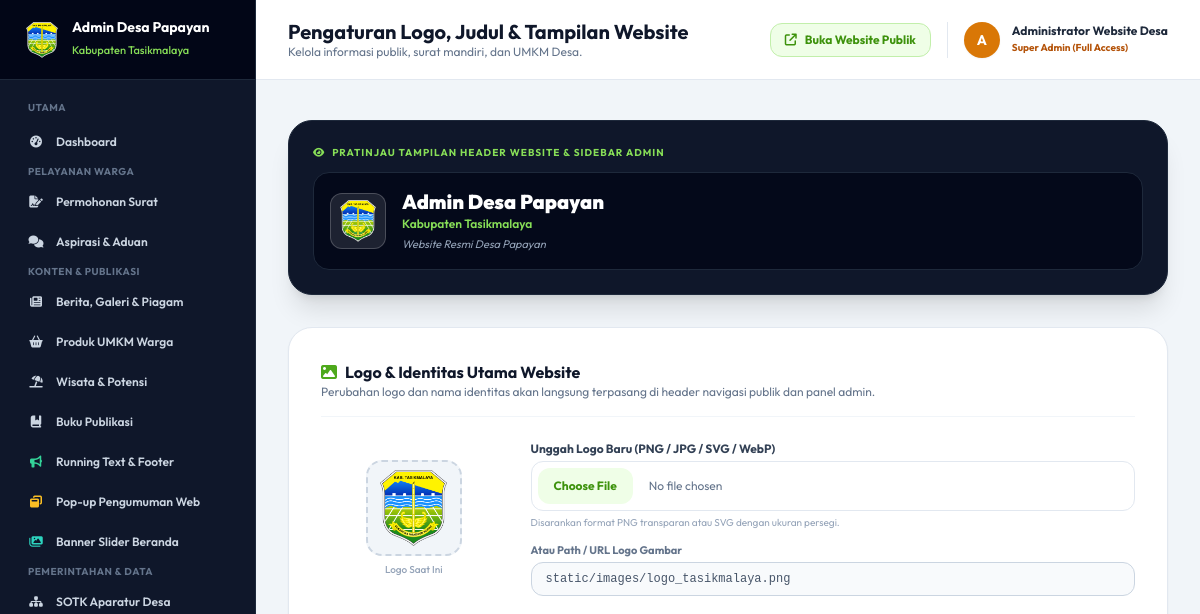
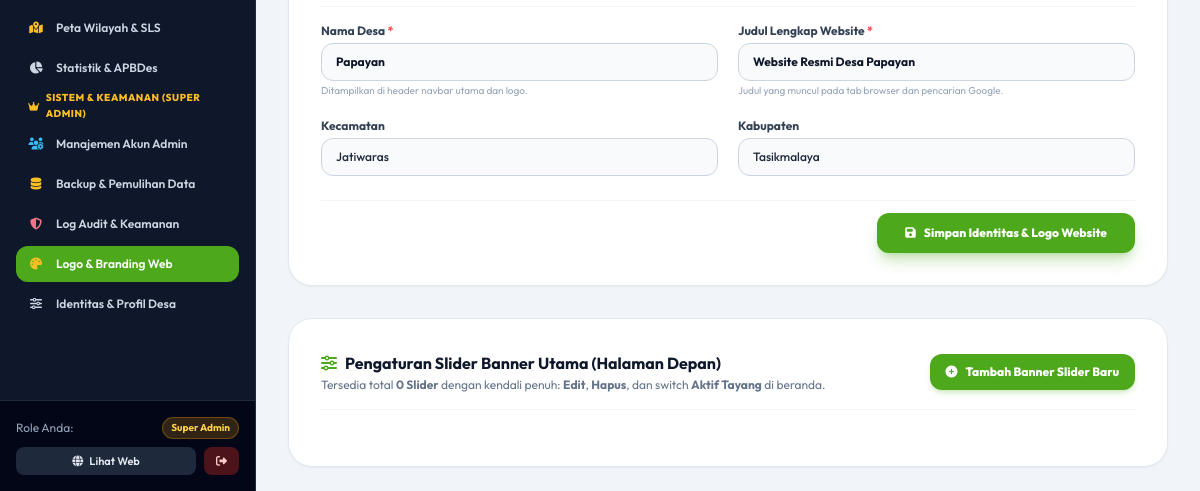
The app's page /admin/branding (signed in), older data (2 pictures, top to bottom).
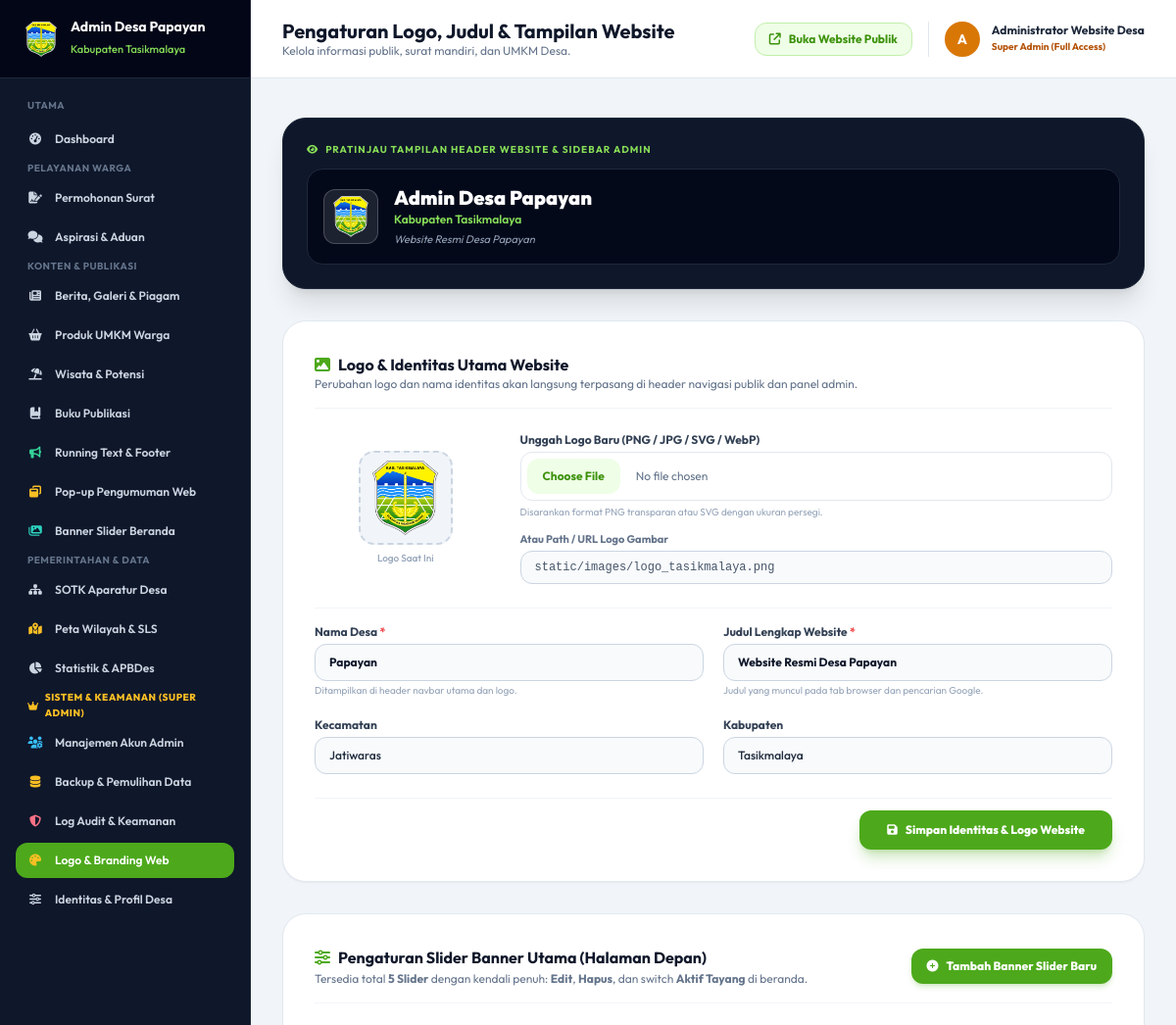
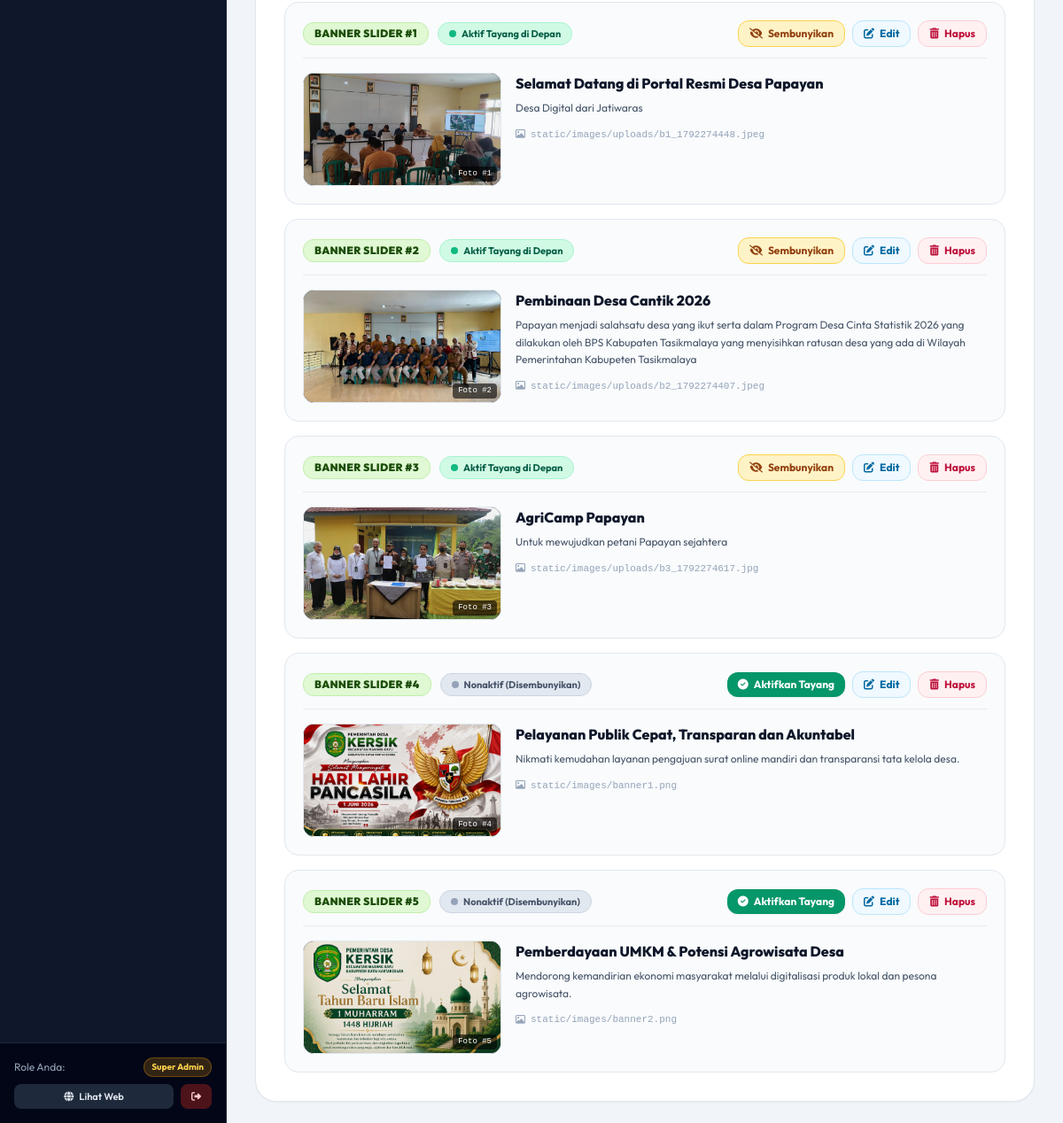
The same page, newer data (2 pictures, top to bottom).
### tables this page shows
CREATE TABLE banner_slider (
    id INTEGER PRIMARY KEY AUTOINCREMENT,
    judul TEXT NOT NULL,
    deskripsi TEXT,
    gambar TEXT,
    urutan INTEGER DEFAULT 1,
    is_active INTEGER DEFAULT 1,
    created_at TIMESTAMP DEFAULT CURRENT_TIMESTAMP
);

### app.py (the view, shortened to what this page needs)
@app.route('/admin/branding', methods=['GET', 'POST'])
@superadmin_required
def admin_branding():
    conn = get_db()
    cursor = conn.cursor()
    cursor.execute("SELECT * FROM profil_desa WHERE id = 1")
    profil = dict(cursor.fetchone() or {})
    cursor.execute("SELECT * FROM banner_slider ORDER BY urutan ASC, id ASC")
    sliders = [dict(row) for row in cursor.fetchall()]
    conn.close()
    return render_template('admin/branding.html', profil=profil, sliders=sliders)

### app.py (called while the page is built, shortened)
@app.before_request
def track_visitor_hit():
    if request.method == 'GET' and not (
        request.path.startswith('/static') or
        request.path.startswith('/admin') or
        request.path.startswith('/api')
    ):
        try:
            record_visitor_hit()
        except Exception:
            pass

def superadmin_required(f):
    @wraps(f)
    def decorated_function(*args, **kwargs):
        if 'user_id' not in session:
            flash('Silakan login terlebih dahulu.', 'warning')
            return redirect(url_for('admin_login'))
        return f(*args, **kwargs)
    return decorated_function

### database.py (called while the page is built)
def get_db():
    conn = sqlite3.connect(DB_PATH)
    conn.row_factory = sqlite3.Row
    return conn

### security_engine.py (called while the page is built, shortened)
def get_client_ip():
    forwarded = request.headers.get('X-Forwarded-For')
    if forwarded:
        return forwarded.split(',')[0].strip()
    return request.headers.get('X-Real-IP', request.remote_addr or '127.0.0.1')

    def _cleanup(self, now):
        if now - self._last_cleanup < 60:
            return

### templates/admin/branding.html (shortened to what the changed rows need)
{% extends "base_admin.html" %}
{% block header_title %}Pengaturan Logo, Judul & Tampilan Website{% endblock %}
{% block content %}
<div class="space-y-8 max-w-5xl">
  <div id="section-slider" class="bg-white rounded-3xl border border-slate-200 p-6 sm:p-8 shadow-sm space-y-6">
    <div class="pb-4 border-b border-slate-100 flex flex-col sm:flex-row sm:items-center sm:justify-between gap-4">
      <div>
        <p class="text-xs text-slate-500 mt-0.5">
          Tersedia total <strong>{{ sliders|length }} Slider</strong> dengan kendali penuh: <strong>Edit</strong>, <strong>Hapus</strong>, dan switch <strong>Aktif Tayang</strong> di beranda.
        </p>
      </div>
    </div>
    <div class="space-y-4">
      {% for s in sliders %}
      <div class="p-5 bg-slate-50/80 hover:bg-white rounded-2xl border border-slate-200 transition space-y-4 shadow-xs">
        <div class="flex flex-wrap items-center justify-between gap-3 pb-3 border-b border-slate-200/80">
          <div class="flex items-center gap-2.5">
            <span class="px-3 py-1 rounded-xl text-xs font-black bg-brand-100 text-brand-900 border border-brand-200 tracking-wide">
              BANNER SLIDER #{{ s.urutan or loop.index }}
            </span>
            {% if s.is_active == 1 %}
            <span class="inline-flex items-center gap-1.5 px-3 py-1 rounded-full text-[11px] font-bold bg-emerald-100 text-emerald-800 border border-emerald-200">
              <span class="w-2 h-2 rounded-full bg-emerald-500 animate-pulse"></span>
              Aktif Tayang di Depan
            </span>
            {% else %}
            <span class="inline-flex items-center gap-1.5 px-3 py-1 rounded-full text-[11px] font-bold bg-slate-200 text-slate-600 border border-slate-300">
              <span class="w-2 h-2 rounded-full bg-slate-400"></span>
              Nonaktif (Disembunyikan)
            </span>
            {% endif %}
          </div>
          <div class="flex items-center gap-2">
            <form method="POST" action="{{ url_for('admin_banner_slider_toggle', id=s.id) }}" class="inline">
              <button type="submit" class="px-3 py-1.5 rounded-xl text-xs font-bold transition flex items-center gap-1.5 {% if s.is_active == 1 %}bg-amber-100 hover:bg-amber-200 text-amber-800 border border-amber-300{% else %}bg-emerald-600 hover:bg-emerald-700 text-white shadow-sm{% endif %}" title="{% if s.is_active == 1 %}Nonaktifkan banner ini dari halaman depan{% else %}Aktifkan banner ini agar tayang di halaman depan{% endif %}">
                <i class="fa-solid {% if s.is_active == 1 %}fa-eye-slash{% else %}fa-circle-check{% endif %}"></i>
                <span>{% if s.is_active == 1 %}Sembunyikan{% else %}Aktifkan Tayang{% endif %}</span>
              </button>
            </form>
            <button type="button" onclick="openModalEditSlider({{ s.id }})" class="px-3 py-1.5 rounded-xl text-xs font-bold bg-sky-50 hover:bg-sky-100 text-sky-700 border border-sky-200 transition flex items-center gap-1.5" title="Edit foto, judul, dan deskripsi slider">
              <i class="fa-solid fa-pen-to-square"></i>
              <span>Edit</span>
            </button>
            <form method="POST" action="{{ url_for('admin_banner_slider_hapus', id=s.id) }}" onsubmit="return confirm('Apakah Anda yakin ingin menghapus Banner Slider #{{ s.urutan or loop.index }}?');" class="inline">
              <button type="submit" class="px-3 py-1.5 rounded-xl text-xs font-bold bg-rose-50 hover:bg-rose-100 text-rose-700 border border-rose-200 transition flex items-center gap-1.5" title="Hapus slider">
                <i class="fa-solid fa-trash-can"></i>
                <span>Hapus</span>
              </button>
            </form>
          </div>
        </div>
        <div class="flex flex-col sm:flex-row gap-4 items-start">
          <div class="w-full sm:w-56 h-32 rounded-xl overflow-hidden bg-slate-900 border border-slate-200 flex-shrink-0 relative group">
            <img src="{{ url_for('static', filename=s.gambar.replace('static/', '')) if s.gambar and s.gambar.startswith('static/') else (s.gambar or url_for('static', filename='images/banner1.png')) }}"
                 alt="{{ s.judul }}"
                 onerror="this.src='{{ url_for('static', filename='images/banner1.png') }}'"
                 class="w-full h-full object-cover brightness-95 group-hover:scale-105 transition duration-300" />
            <div class="absolute bottom-1 right-1 px-1.5 py-0.5 rounded bg-black/60 text-white text-[9px] font-mono">
              Foto #{{ s.urutan or loop.index }}
            </div>
          </div>
          <div class="flex-1 min-w-0">
            <h4 class="text-sm sm:text-base font-extrabold text-slate-900 leading-snug">
              {{ s.judul }}
            </h4>
            <p class="text-xs text-slate-600 mt-1.5 leading-relaxed">
              {{ s.deskripsi or '(Tidak ada deskripsi singkat)' }}
            </p>
            <div class="text-[11px] font-mono text-slate-400 mt-3 flex items-center gap-1.5 truncate">
              <i class="fa-regular fa-image text-slate-400"></i>
              <span class="truncate">{{ s.gambar }}</span>
            </div>
          </div>
        </div>
      </div>
      {% endfor %}
    </div>
  </div>
</div>
{% endblock %}

Row changes from the older to the newer data that the page shows:
added banner_slider: urutan "1", is_active 1 (drawn), gambar (picture), judul "Selamat Datang di Portal Resmi Desa Papayan", deskripsi "Desa Digital dari Jatiwaras", gambar "static/images/uploads/b1_1792274448.jpeg"
added banner_slider: urutan "2", is_active 1 (drawn), gambar (picture), judul "Pembinaan Desa Cantik 2026", deskripsi "Papayan menjadi salahsatu desa yang ikut serta dalam Program Desa Cinta Statistik 2026 yang dilakukan oleh BPS Kabupaten Tasikmalaya yang menyisihkan ratusan desa yang ada di Wilayah Pemerintahan Kabupeten Tasikmalaya", gambar "static/images/uploads/b2_1792274407.jpeg"
added banner_slider: urutan "3", is_active 1 (drawn), gambar (picture), judul "AgriCamp Papayan", deskripsi "Untuk mewujudkan petani Papayan sejahtera", gambar "static/images/uploads/b3_1792274617.jpg"
added banner_slider: urutan "4", is_active 0 (drawn), gambar (picture), judul "Pelayanan Publik Cepat, Transparan dan Akuntabel", deskripsi "Nikmati kemudahan layanan pengajuan surat online mandiri dan transparansi tata kelola desa.", gambar "static/images/banner1.png"
added banner_slider: urutan "5", is_active 0 (drawn), gambar (picture), judul "Pemberdayaan UMKM & Potensi Agrowisata Desa", deskripsi "Mendorong kemandirian ekonomi masyarakat melalui digitalisasi produk lokal dan pesona agrowisata.", gambar "static/images/banner2.png"
Text that changed along with them:
{{ sliders|length }}: "0" → "5"
